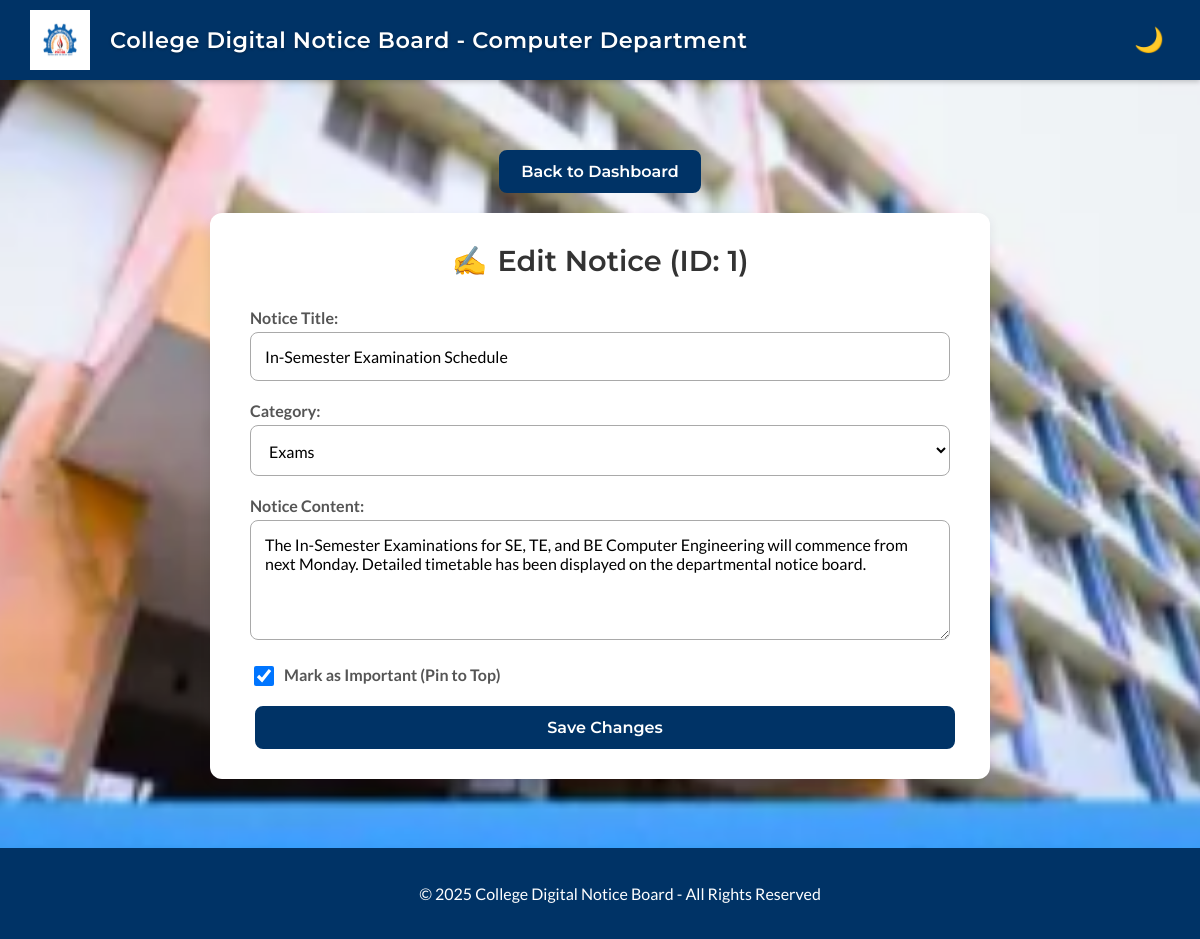
/edit_notice.php?id=1 (signed in), run on the app's committed database.
### tables this page shows
CREATE TABLE `notices` (
  `id` INT(11) NOT NULL AUTO_INCREMENT,
  `title` VARCHAR(255) NOT NULL,
  `content` TEXT NOT NULL,
  `is_pinned` TINYINT(1) NOT NULL DEFAULT 0,
  `created_at` TIMESTAMP NOT NULL DEFAULT CURRENT_TIMESTAMP,
  PRIMARY KEY (`id`)
);

### edit_notice.php (the view, shortened to what this page needs)
<?php
$notice_id = $_GET['id'] ?? 0;
$notice_title = "";
$notice_content = "";
$current_cat = "General";
$is_checked = "";
if ($notice_id > 0) {
    include 'config.php';
    $conn = new mysqli($servername, $username, $password, $dbname, 3307);
    if ($conn->connect_error) {
        die("Connection failed: " . $conn->connect_error);
    } else {
        $stmt = $conn->prepare("SELECT title, content, is_pinned FROM notices WHERE id = ?");
        $stmt->bind_param("i", $notice_id);
        $stmt->execute();
        $result = $stmt->get_result();
        if ($result->num_rows > 0) {
            $row = $result->fetch_assoc();
            $notice_title = $row['title'];
            $is_checked = ($row['is_pinned'] == 1) ? 'checked' : '';
            $full_content = $row['content'];
            $notice_content = $full_content;
            if (preg_match('/^\[(.*?)\]/', $full_content, $matches)) {
                $current_cat = $matches[1];
                $notice_content = trim(str_replace("[$current_cat]", "", $full_content));
            }
        }
    }
}
?>
<!DOCTYPE html>
<html lang="en">
<head>
  <link rel="stylesheet" href="/notice/style.css">
</head>
<body>
  <header class="main-header">
    <img src="/notice/logo.png" alt="College Logo" class="logo">
    <h1>College Digital Notice Board - Computer Department</h1>
    <button id="dark-mode-toggle" title="Toggle dark mode"></button>
  </header>
  <main>
    <div class="home-button-container">
        <a href="dashboard" class="btn btn-primary">Back to Dashboard</a>
    </div>
    <form class="form-card" action="api.php" method="POST">
      <h2>Edit Notice (ID: <?php echo $notice_id; ?>)</h2>
      <label for="title">Notice Title:</label>
      <input type="text" id="title" name="title" value="<?php echo htmlspecialchars($notice_title); ?>" required>
      <label for="category">Category:</label>
      <select id="category" name="category">
          <option value="Exams" <?php if($current_cat == 'Exams') echo 'selected'; ?>>Exams</option>
      </select>
      <label for="message">Notice Content:</label>
      <textarea id="message" name="message" required><?php echo htmlspecialchars($notice_content); ?></textarea>
      <div class="checkbox-container">
        <input type="checkbox" id="is_pinned" name="is_pinned" value="1" <?php echo $is_checked; ?>>
        <label for="is_pinned">Mark as Important (Pin to Top)</label>
      </div>
      <button type="submit" class="btn btn-primary">Save Changes</button>
    </form>
  </main>
  <footer class="main-footer">
    <p>© 2025 College Digital Notice Board - All Rights Reserved</p>
  </footer>
</body>
</html>

### style.css (style rules this page uses)
:root { --color-primary-blue: #003366; --color-background-grey: #f0f2f5; --color-card-white: #ffffff; --color-text-dark: #333333; --color-text-light: #ffffff; --color-border-light: #e9ecef; --color-field-bg: #f8f9fa; --color-delete-red: #d9534f; --dark-bg: #101415; --dark-card: #1c2224; --dark-text: #e3e8e9; --dark-border: #2a3438; --dark-field: #15191a; --dark-link-blue: #8ab4f8; }
body { font-family: 'Lato', 'Segoe UI', Arial, sans-serif; margin: 0; background-color: var(--color-background-grey); color: var(--color-text-dark); padding-bottom: 100px; background-image: url('background.jpg'); background-size: cover; background-position: center; background-attachment: fixed; overflow-x: hidden; width: 100%; }
h1, h2, h3, h4, h5, h6, .btn { font-family: 'Montserrat', sans-serif; }
main { padding: 40px; }
input[type="text"], input[type="password"], textarea, select { width: 100%; padding: 14px; border: 1px solid #a9a9a9; background-color: #ffffff; border-radius: 8px; margin-bottom: 20px; box-sizing: border-box; font-family: inherit; font-size: 1rem; transition: border-color 0.2s, box-shadow 0.2s; }
header.main-header { background: var(--color-primary-blue); color: var(--color-text-light); padding: 10px 30px; display: flex; align-items: center; justify-content: space-between; box-shadow: 0 2px 5px rgba(0,0,0,0.2); position: relative; z-index: 10; }
header.main-header img.logo { height: 60px; width: 60px; margin-right: 20px; background: #ffffff; padding: 5px; box-sizing: border-box; }
header.main-header h1 { margin: 0; font-size: 1.4rem; font-weight: 600; letter-spacing: 0.5px; flex-grow: 1; text-shadow: 0px 1px 3px rgba(0, 0, 0, 0.3); }
#dark-mode-toggle { font-size: 1.5rem; background: none; border: none; color: white; cursor: pointer; margin-left: 15px; }
body:not(.dark-mode) #dark-mode-toggle::before { content: "🌙"; }
footer.main-footer { background: var(--color-primary-blue); color: var(--color-text-light); text-align: center; padding: 20px; margin-top: 50px; position: fixed; bottom: 0; width: 100%; z-index: 100; }
.btn { padding: 10px 20px; margin: 0 5px; border-radius: 8px; text-decoration: none; font-size: 1rem; font-weight: 600; display: inline-block; border: none; cursor: pointer; transition: all 0.3s ease; }
.btn-primary { background: var(--color-primary-blue); color: var(--color-text-light); border: 2px solid var(--color-primary-blue); }
.form-card, .login-card { background: var(--color-card-white); max-width: 700px; margin: 20px auto; padding: 30px 40px; border-radius: 12px; box-shadow: 0 4px 12px rgba(0,0,0,0.08); }
.form-card h2, .login-card h2 { text-align: center; margin-top: 0; margin-bottom: 30px; font-size: 1.8rem; font-weight: 600; color: var(--color-text-dark); }
.form-card h2::before { content: "✍️"; margin-right: 10px; }
.form-card label { display: block; margin-bottom: 5px; font-weight: 600; color: #555; }
input[type="text"], input[type="password"], textarea { width: 100%; padding: 14px; border: 1px solid #a9a9a9; background-color: #ffffff; border-radius: 8px; margin-bottom: 20px; box-sizing: border-box; font-family: inherit; font-size: 1rem; transition: border-color 0.2s, box-shadow 0.2s; }
textarea { height: 120px; resize: vertical; }
.form-card button, .login-card button { width: 100%; }
.home-button-container { text-align: center; margin-bottom: 20px; margin-top: 30px; display: flex; justify-content: center; gap: 10px; flex-wrap: wrap; }
.checkbox-container { display: flex; align-items: center; margin-bottom: 20px; }
.checkbox-container input { width: 20px; height: 20px; margin-right: 10px; margin-bottom: 0; }
.checkbox-container label { margin-bottom: 0; }

### data on the page
notices: title "In-Semester Examination Schedule", message "The In-Semester Examinations for SE, TE, and BE Computer Engineering will commence from next Monday. Detailed timetable has been displayed on the departmental notice board."

### other printed values
$notice_id "1"
